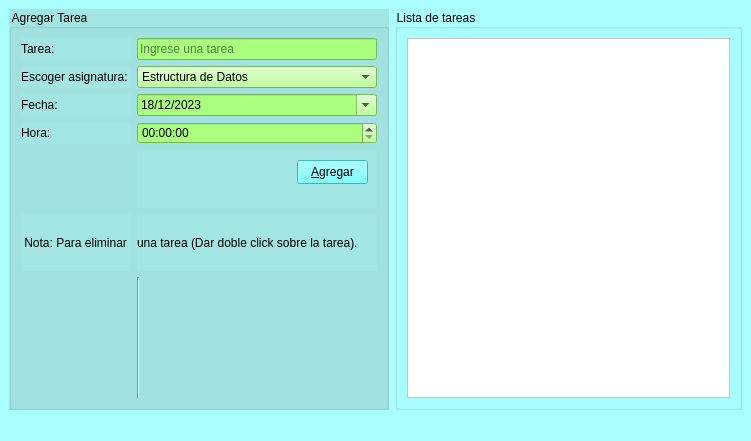
<?xml version="1.0" encoding="UTF-8"?>
<ui version="4.0">
 <class>Tasky</class>
 <widget class="QMainWindow" name="Tasky">
  <property name="geometry">
   <rect>
    <x>0</x>
    <y>0</y>
    <width>751</width>
    <height>441</height>
   </rect>
  </property>
  <property name="cursor">
   <cursorShape>PointingHandCursor</cursorShape>
  </property>
  <property name="windowTitle">
   <string>Tasky</string>
  </property>
  <property name="windowIcon">
   <iconset resource="recursos.qrc">
    <normaloff>:/Recursos/planificacion.png</normaloff>:/Recursos/planificacion.png</iconset>
  </property>
  <property name="styleSheet">
   <string notr="true">background-color: rgb(170, 255, 255);</string>
  </property>
  <widget class="QWidget" name="centralwidget">
   <layout class="QHBoxLayout" name="horizontalLayout_2">
    <item>
     <widget class="QGroupBox" name="groupBox_2">
      <property name="styleSheet">
       <string notr="true">background-color: rgb(163, 229, 227);</string>
      </property>
      <property name="title">
       <string>Agregar Tarea</string>
      </property>
      <layout class="QGridLayout" name="gridLayout">
       <item row="6" column="1" rowspan="2">
        <widget class="Line" name="line">
         <property name="orientation">
          <enum>Qt::Vertical</enum>
         </property>
        </widget>
       </item>
       <item row="1" column="1">
        <widget class="QComboBox" name="cmbAsignatura">
         <property name="styleSheet">
          <string notr="true">background-color: rgb(170, 255, 127);</string>
         </property>
         <property name="currentText">
          <string>Estructura de Datos</string>
         </property>
         <item>
          <property name="text">
           <string>Estructura de Datos</string>
          </property>
         </item>
         <item>
          <property name="text">
           <string>Programacion Orientada a Objetos</string>
          </property>
         </item>
         <item>
          <property name="text">
           <string>Fisica para ciencias de la computacion</string>
          </property>
         </item>
         <item>
          <property name="text">
           <string>Calculo Integral</string>
          </property>
         </item>
         <item>
          <property name="text">
           <string>Electrotecnia</string>
          </property>
         </item>
        </widget>
       </item>
       <item row="4" column="1">
        <widget class="QWidget" name="widget" native="true">
         <widget class="QPushButton" name="pushAgregar">
          <property name="geometry">
           <rect>
            <x>160</x>
            <y>10</y>
            <width>71</width>
            <height>24</height>
           </rect>
          </property>
          <property name="styleSheet">
           <string notr="true">background-color: rgb(85, 255, 255);</string>
          </property>
          <property name="text">
           <string>&amp;Agregar</string>
          </property>
          <property name="icon">
           <iconset theme="call-stop">
            <normaloff>.</normaloff>.</iconset>
          </property>
         </widget>
        </widget>
       </item>
       <item row="0" column="0">
        <widget class="QLabel" name="label">
         <property name="text">
          <string>Tarea:</string>
         </property>
        </widget>
       </item>
       <item row="2" column="0">
        <widget class="QLabel" name="label_3">
         <property name="text">
          <string>Fecha:</string>
         </property>
        </widget>
       </item>
       <item row="1" column="0">
        <widget class="QLabel" name="label_2">
         <property name="text">
          <string>Escoger asignatura:</string>
         </property>
        </widget>
       </item>
       <item row="3" column="1">
        <widget class="QTimeEdit" name="timeHora">
         <property name="styleSheet">
          <string notr="true">background-color: rgb(170, 255, 127);</string>
         </property>
         <property name="calendarPopup">
          <bool>true</bool>
         </property>
        </widget>
       </item>
       <item row="0" column="1">
        <widget class="QLineEdit" name="txtTarea">
         <property name="styleSheet">
          <string notr="true">background-color: rgb(170, 255, 127);
</string>
         </property>
         <property name="placeholderText">
          <string>Ingrese una tarea</string>
         </property>
        </widget>
       </item>
       <item row="3" column="0">
        <widget class="QLabel" name="label_4">
         <property name="text">
          <string>Hora:</string>
         </property>
        </widget>
       </item>
       <item row="2" column="1">
        <widget class="QDateEdit" name="dateFecha">
         <property name="styleSheet">
          <string notr="true">background-color: rgb(170, 255, 127);</string>
         </property>
         <property name="maximumDateTime">
          <datetime>
           <hour>23</hour>
           <minute>59</minute>
           <second>59</second>
           <year>2099</year>
           <month>12</month>
           <day>25</day>
          </datetime>
         </property>
         <property name="minimumDateTime">
          <datetime>
           <hour>0</hour>
           <minute>0</minute>
           <second>0</second>
           <year>2023</year>
           <month>12</month>
           <day>18</day>
          </datetime>
         </property>
         <property name="minimumDate">
          <date>
           <year>2023</year>
           <month>12</month>
           <day>18</day>
          </date>
         </property>
         <property name="minimumTime">
          <time>
           <hour>0</hour>
           <minute>0</minute>
           <second>0</second>
          </time>
         </property>
         <property name="currentSection">
          <enum>QDateTimeEdit::DaySection</enum>
         </property>
         <property name="displayFormat">
          <string>d/M/yyyy</string>
         </property>
         <property name="calendarPopup">
          <bool>true</bool>
         </property>
        </widget>
       </item>
       <item row="5" column="0">
        <widget class="QLabel" name="label_5">
         <property name="text">
          <string> Nota: Para eliminar </string>
         </property>
        </widget>
       </item>
       <item row="5" column="1">
        <widget class="QLabel" name="label_6">
         <property name="text">
          <string>una tarea (Dar doble click sobre la tarea).</string>
         </property>
        </widget>
       </item>
      </layout>
     </widget>
    </item>
    <item>
     <widget class="QGroupBox" name="groupBox">
      <property name="title">
       <string>Lista de tareas</string>
      </property>
      <property name="flat">
       <bool>false</bool>
      </property>
      <property name="checkable">
       <bool>false</bool>
      </property>
      <layout class="QHBoxLayout" name="horizontalLayout">
       <item>
        <widget class="QTableWidget" name="tblTareas">
         <property name="styleSheet">
          <string notr="true">
background-color: rgb(255, 255, 255);</string>
         </property>
        </widget>
       </item>
      </layout>
     </widget>
    </item>
   </layout>
  </widget>
  <widget class="QMenuBar" name="menubar">
   <property name="geometry">
    <rect>
     <x>0</x>
     <y>0</y>
     <width>751</width>
     <height>21</height>
    </rect>
   </property>
   <property name="defaultUp">
    <bool>true</bool>
   </property>
  </widget>
  <widget class="QStatusBar" name="statusbar"/>
 </widget>
 <resources>
  <include location="recursos.qrc"/>
 </resources>
 <connections/>
</ui>
